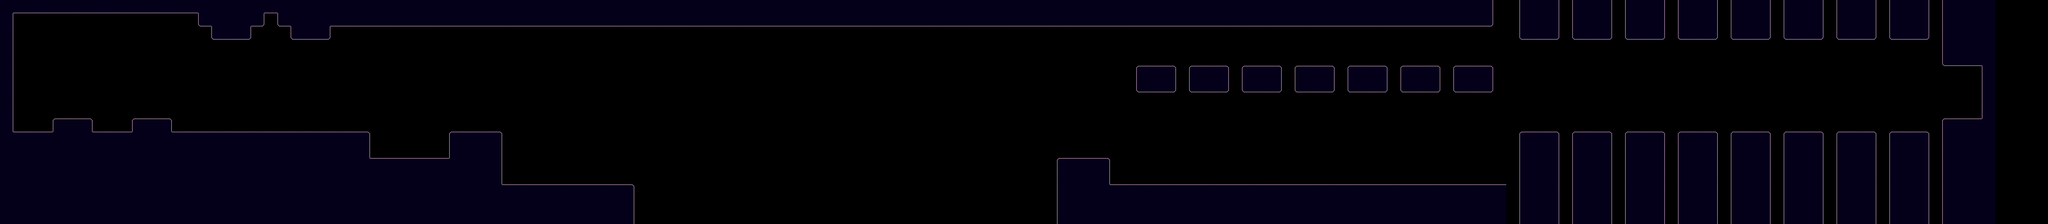

A 2D game scene composited from a Tiled map and its tileset images. What follows is a short description and the map's XML, with each tile layer's data collapsed to a summary:
An orthogonal 155x17 tile map with 64x64 px tiles, 1 tile layer (walls), 5 tilesets and 217 objects (189x laser, 20x Moving Platform, 5x Checkpoint, 0, player).

<map version="1.10" tiledversion="1.10.2" orientation="orthogonal" renderorder="right-down" width="155" height="17" tilewidth="64" tileheight="64" infinite="0" nextlayerid="20" nextobjectid="918">
 <tileset firstgid="1" source="../Tiled/Images.tsx" />
 <tileset firstgid="75" source="../Tiled/platforms.tsx" />
 <tileset firstgid="148" source="../Tiled/walls.tsx" />
 <tileset firstgid="160" source="../Tiled/Backgrounds.tsx" />
 <tileset firstgid="164" source="../Tiled/rabbeatTileset.tsx" />
 <objectgroup id="2" name="background" locked="1">
  <object id="536" name="0" gid="57" x="1183" y="757" width="130" height="130">
   <properties>
    <property name="num" type="int" value="0" />
   </properties>
  </object>
  <object id="690" gid="163" x="0" y="1088" width="9696" height="1088" />
 </objectgroup>
 <objectgroup id="18" name="backgroundArt" />
 <layer id="1" name="walls" width="155" height="17">
  <data>[2635 cells, 963 non-empty, 9 distinct tile ids]</data>
 </layer>
 <objectgroup id="10" name="weightedPlatforms" />
 <objectgroup id="16" name="movingPlatforms">
  <object id="681" type="Moving Platform" gid="140" x="2816" y="672" width="192" height="32">
   <properties>
    <property name="moveTime" type="int" value="0" />
    <property name="num" type="int" value="0" />
    <property name="pos" type="int" value="1" />
    <property name="totalPos" type="int" value="2" />
    <property name="waitTime" type="int" value="1" />
   </properties>
  </object>
  <object id="682" type="Moving Platform" gid="140" x="2432" y="672" width="192" height="32">
   <properties>
    <property name="moveTime" type="int" value="0" />
    <property name="num" type="int" value="0" />
    <property name="pos" type="int" value="0" />
    <property name="totalPos" type="int" value="2" />
    <property name="waitTime" type="int" value="1" />
   </properties>
  </object>
  <object id="711" type="Moving Platform" gid="140" x="3392" y="544" width="192" height="32">
   <properties>
    <property name="moveTime" type="int" value="0" />
    <property name="num" type="int" value="1" />
    <property name="pos" type="int" value="1" />
    <property name="totalPos" type="int" value="2" />
    <property name="waitTime" type="int" value="1" />
   </properties>
  </object>
  <object id="712" type="Moving Platform" gid="140" x="3072" y="544" width="192" height="32">
   <properties>
    <property name="moveTime" type="int" value="0" />
    <property name="num" type="int" value="1" />
    <property name="pos" type="int" value="0" />
    <property name="totalPos" type="int" value="2" />
    <property name="waitTime" type="int" value="1" />
   </properties>
  </object>
  <object id="728" type="Moving Platform" gid="140" x="4224" y="736" width="192" height="32">
   <properties>
    <property name="moveTime" type="int" value="0" />
    <property name="num" type="int" value="2" />
    <property name="pos" type="int" value="1" />
    <property name="totalPos" type="int" value="2" />
    <property name="waitTime" type="int" value="1" />
   </properties>
  </object>
  <object id="729" type="Moving Platform" gid="140" x="3904" y="736" width="192" height="32">
   <properties>
    <property name="moveTime" type="int" value="0" />
    <property name="num" type="int" value="2" />
    <property name="pos" type="int" value="0" />
    <property name="totalPos" type="int" value="2" />
    <property name="waitTime" type="int" value="1" />
   </properties>
  </object>
  <object id="744" type="Moving Platform" gid="140" x="4864" y="736" width="192" height="32">
   <properties>
    <property name="moveTime" type="int" value="0" />
    <property name="num" type="int" value="3" />
    <property name="pos" type="int" value="1" />
    <property name="totalPos" type="int" value="2" />
    <property name="waitTime" type="int" value="1" />
   </properties>
  </object>
  <object id="745" type="Moving Platform" gid="140" x="4608" y="736" width="192" height="32">
   <properties>
    <property name="moveTime" type="int" value="0" />
    <property name="num" type="int" value="3" />
    <property name="pos" type="int" value="0" />
    <property name="totalPos" type="int" value="2" />
    <property name="waitTime" type="int" value="1" />
   </properties>
  </object>
  <object id="755" type="Moving Platform" gid="140" x="6144" y="896" width="192" height="32">
   <properties>
    <property name="moveTime" type="int" value="0" />
    <property name="num" type="int" value="4" />
    <property name="pos" type="int" value="0" />
    <property name="totalPos" type="int" value="4" />
    <property name="waitTime" type="int" value="1" />
   </properties>
  </object>
  <object id="768" type="laser" gid="138" x="6608" y="896" width="36" height="64">
   <properties>
    <property name="align" value="top" />
   </properties>
  </object>
  <object id="771" type="laser" gid="138" x="6864" y="704" width="36" height="64">
   <properties>
    <property name="align" value="top" />
   </properties>
  </object>
  <object id="772" type="laser" gid="137" x="6864" y="832" width="36" height="64">
   <properties>
    <property name="align" value="middle" />
   </properties>
  </object>
  <object id="773" type="laser" gid="137" x="6864" y="896" width="36" height="64">
   <properties>
    <property name="align" value="middle" />
   </properties>
  </object>
  <object id="774" type="laser" gid="138" x="7120" y="832" width="36" height="64">
   <properties>
    <property name="align" value="top" />
   </properties>
  </object>
  <object id="775" type="laser" gid="137" x="7120" y="896" width="36" height="64">
   <properties>
    <property name="align" value="middle" />
   </properties>
  </object>
  <object id="789" type="laser" gid="137" x="6864" y="768" width="36" height="64">
   <properties>
    <property name="align" value="middle" />
   </properties>
  </object>
  <object id="825" type="laser" gid="137" x="7568" y="1024" width="36" height="64">
   <properties>
    <property name="align" value="middle" />
   </properties>
  </object>
  <object id="826" type="laser" gid="137" x="7568" y="1088" width="36" height="64">
   <properties>
    <property name="align" value="middle" />
   </properties>
  </object>
  <object id="827" type="laser" gid="137" x="7568" y="960" width="36" height="64">
   <properties>
    <property name="align" value="middle" />
   </properties>
  </object>
  <object id="828" type="laser" gid="137" x="7568" y="832" width="36" height="64">
   <properties>
    <property name="align" value="middle" />
   </properties>
  </object>
  <object id="829" type="laser" gid="137" x="7568" y="896" width="36" height="64">
   <properties>
    <property name="align" value="middle" />
   </properties>
  </object>
  <object id="830" type="laser" gid="137" x="7568" y="768" width="36" height="64">
   <properties>
    <property name="align" value="middle" />
   </properties>
  </object>
  <object id="831" type="laser" gid="137" x="7568" y="128" width="36" height="64">
   <properties>
    <property name="align" value="middle" />
   </properties>
  </object>
  <object id="832" type="laser" gid="137" x="7568" y="192" width="36" height="64">
   <properties>
    <property name="align" value="middle" />
   </properties>
  </object>
  </objectgroup>
 <objectgroup id="13" name="platforms">
  <!-- 102 objects omitted --></objectgroup>
 <objectgroup id="7" name="enemies" />
 <objectgroup id="8" name="checkpoints">
  <!-- 4 objects omitted --></objectgroup>
 <objectgroup id="6" name="player">
  <!-- 1 objects omitted --></objectgroup>
 <objectgroup id="9" name="goal">
  <!-- 1 objects omitted --></objectgroup>
 <objectgroup id="12" name="foregroundArt" class="bigwire" />
</map>
<!-- 191 of 217 objects omitted -->
